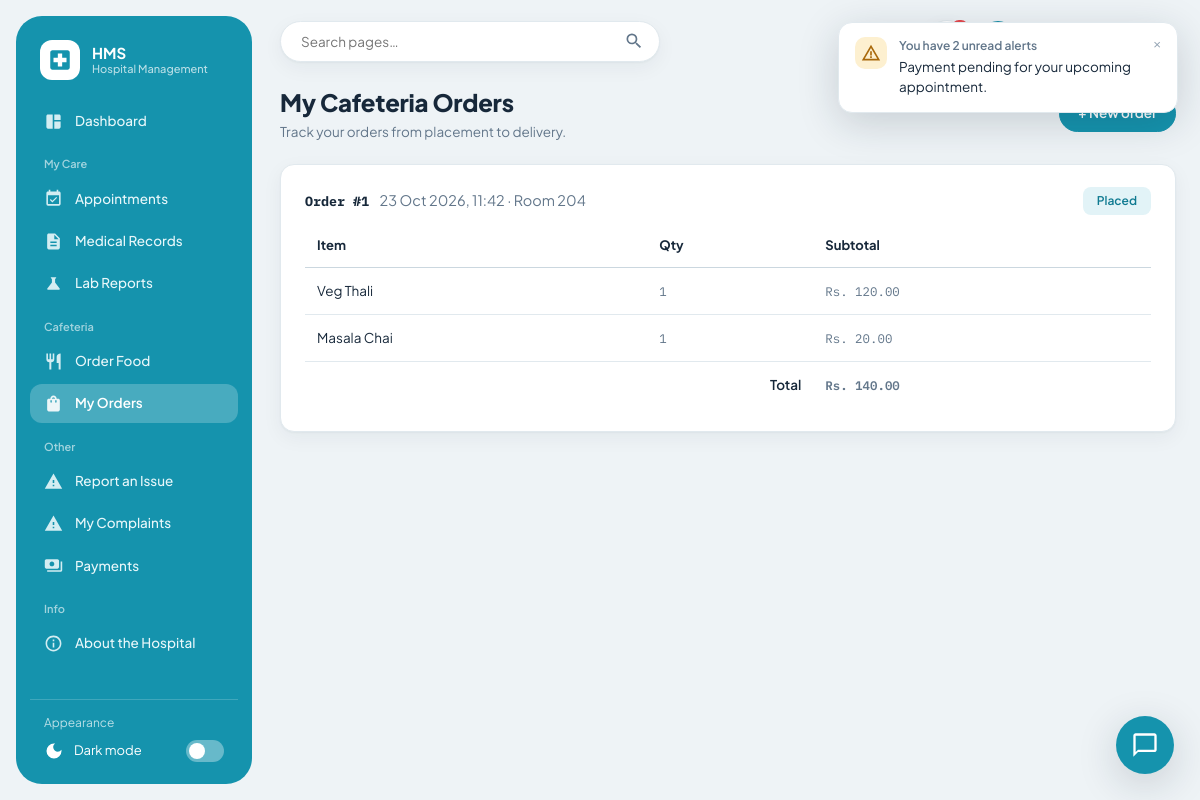
Screenshot of /cafeteria/my-orders (signed in) with the database file from the repository.
### models.py (models this page shows, shortened)
class CafeteriaOrder(db.Model):
    __tablename__ = "cafeteria_orders"
    id = db.Column(db.Integer, primary_key=True)
    user_id = db.Column(db.Integer, db.ForeignKey("users.id"), nullable=False)
    delivery_location = db.Column(db.String(120), nullable=False)  # e.g. "Room 204" / "Doctor's Lounge"
    status = db.Column(db.String(20), default="Pending Payment")
    payment_status = db.Column(db.String(20), default="Pending")  # Pending / Paid
    total_amount = db.Column(db.Float, default=0.0)
    order_date = db.Column(db.DateTime, default=datetime.utcnow)
    user = db.relationship("User", backref="cafeteria_orders")
    items = db.relationship("CafeteriaOrderItem", backref="order", lazy=True, cascade="all, delete-orphan")

class CafeteriaOrderItem(db.Model):
    __tablename__ = "cafeteria_order_items"
    id = db.Column(db.Integer, primary_key=True)
    order_id = db.Column(db.Integer, db.ForeignKey("cafeteria_orders.id"), nullable=False)
    cafeteria_item_id = db.Column(db.Integer, db.ForeignKey("cafeteria_items.id"), nullable=False)
    quantity = db.Column(db.Integer, nullable=False)
    price_at_order = db.Column(db.Float, nullable=False)
    cafeteria_item = db.relationship("CafeteriaItem")
    @property
    def subtotal(self):
        return self.quantity * self.price_at_order

class CafeteriaItem(db.Model):
    __tablename__ = "cafeteria_items"
    id = db.Column(db.Integer, primary_key=True)
    name = db.Column(db.String(120), nullable=False)
    category = db.Column(db.String(60))  # Meals / Beverages / Snacks / Desserts
    price = db.Column(db.Float, nullable=False)
    description = db.Column(db.String(255))
    available = db.Column(db.Boolean, default=True)
    image = db.Column(db.String(120), nullable=True)  # file name inside static/img/cafeteria/

### routes/cafeteria.py (the view)
@cafeteria_bp.route("/my-orders")
@login_required(roles=["doctor", "patient"])
def my_orders():
    user = get_current_user()
    orders = (CafeteriaOrder.query.filter_by(user_id=user.id)
              .order_by(CafeteriaOrder.order_date.desc()).all())
    return render_template("cafeteria/my_orders.html", orders=orders)

### routes/auth_utils.py (called while the page is built)
def get_current_user():
    if "user_id" not in session:
        return None
    if not hasattr(g, "_current_user"):
        g._current_user = User.query.get(session["user_id"])
    return g._current_user

def login_required(roles=None):
    def decorator(view_func):
        @wraps(view_func)
        def wrapped(*args, **kwargs):
            user = get_current_user()
            if user is None:
                flash("Please log in to continue.", "error")
                return redirect(url_for("auth.portal"))
            if roles and user.role not in roles:
                flash("You don't have access to that page.", "error")
                return redirect(url_for("auth.dashboard_redirect"))
            return view_func(*args, **kwargs)
        return wrapped
    return decorator

### templates/cafeteria/my_orders.html (shortened to what this page needs)
{% extends "base.html" %}
{% block content %}
<div class="page-header">
  <div>
    <h2>My Cafeteria Orders</h2>
    <p class="subtitle">Track your orders from placement to delivery.</p>
  </div>
  <a class="btn btn-primary" href="{{ url_for('cafeteria.menu') }}">+ New order</a>
</div>
{% for o in orders %}
<div class="panel" style="margin-bottom: 14px;">
  <div style="display:flex; justify-content:space-between; align-items:center; margin-bottom:10px;">
    <div>
      <strong class="mono">Order #{{ o.id }}</strong>
      <span class="text-muted" style="margin-left:8px;">{{ o.order_date.strftime('%d %b %Y, %H:%M') }} &middot; {{ o.delivery_location }}</span>
    </div>
    <div>
      {% if o.payment_status != 'Paid' %}
        <a class="btn btn-sm btn-primary" href="{{ url_for('payments.pay', purpose='cafeteria', reference_id=o.id) }}">Pay now</a>
      {% else %}
        <span class="badge {{ 'badge-completed' if o.status == 'Delivered' else ('badge-alert' if o.status == 'Cancelled' else 'badge-booked') }}">{{ o.status }}</span>
      {% endif %}
    </div>
  </div>
  <table>
    <thead><tr><th>Item</th><th>Qty</th><th>Subtotal</th></tr></thead>
    <tbody>
      {% for line in o.items %}
      <tr>
        <td>{{ line.cafeteria_item.name if line.cafeteria_item else 'Item removed' }}</td>
        <td class="mono">{{ line.quantity }}</td>
        <td class="mono">Rs. {{ "%.2f"|format(line.subtotal) }}</td>
      </tr>
      {% endfor %}
      <tr><td colspan="2" style="text-align:right; font-weight:600;">Total</td><td class="mono" style="font-weight:600;">Rs. {{ "%.2f"|format(o.total_amount) }}</td></tr>
    </tbody>
  </table>
</div>
{% else %}
<div class="panel"><div class="empty-state"><div class="big">You haven't placed any orders yet.</div>
  <a class="btn btn-primary" href="{{ url_for('cafeteria.menu') }}">Browse the menu</a>
</div></div>
{% endfor %}
{% endblock %}

### static/css/style.css (style rules this page uses)
:root { --bg: #EEF3F6; --panel: #FFFFFF; --panel-soft: #F6FAFB; --ink: #17283A; --muted-ink: #62768A; --faint-ink: #93A3B3; --primary: #1593AD; --primary-dark: #0F7A91; --primary-soft: #E2F3F7; --primary-ink: #0B5E70; --sidebar: #1593AD; --sidebar-ink: #E8F7FA; --sidebar-active: rgba(255, 255, 255, 0.22); --border: #E1E9EE; --border-strong: #CBD7DF; --alert: #C0392B; --alert-bg: #FDE9E6; --alert-border: #F4C6BF; --success: #228B5B; --success-bg: #DDF5E7; --success-border: #B7E6CB; --warn: #A9690B; --warn-bg: #FDF0D0; --warn-border: #F2DB9C; --info-bg: #E2F3F7; --info: #0F7A91; --radius: 14px; --radius-sm: 10px; --shadow: 0 1px 2px rgba(23, 40, 58, 0.04), 0 6px 20px rgba(23, 40, 58, 0.05); --shadow-pop: 0 10px 40px rgba(23, 40, 58, 0.18); --font-ui: "Plus Jakarta Sans", "Nunito Sans", -apple-system, "Segoe UI", system-ui, sans-serif; --font-mono: "IBM Plex Mono", "SFMono-Regular", Menlo, Consolas, monospace; }
* { box-sizing: border-box; }
html, body { margin: 0; padding: 0; background: var(--bg); color: var(--ink); font-family: var(--font-ui); font-size: 14.5px; line-height: 1.5; -webkit-font-smoothing: antialiased; }
a { color: var(--primary-dark); text-decoration: none; }
.page-header { display: flex; align-items: center; justify-content: space-between; margin-bottom: 22px; gap: 16px; flex-wrap: wrap; }
.page-header h2 { font-size: 24px; font-weight: 800; margin: 0 0 2px; letter-spacing: -0.01em; }
.page-header .subtitle { color: var(--muted-ink); font-size: 13.5px; margin: 0; max-width: 640px; }
.btn { display: inline-flex; align-items: center; justify-content: center; gap: 7px; padding: 10px 18px; border-radius: 999px; border: 1px solid var(--border-strong); background: var(--panel); color: var(--ink); font-size: 13.5px; font-weight: 600; font-family: inherit; cursor: pointer; line-height: 1.1; }
.btn-primary { background: var(--primary); border-color: var(--primary); color: #fff; }
.panel { background: var(--panel); border: 1px solid var(--border); border-radius: var(--radius); padding: 22px 24px; box-shadow: var(--shadow); }
table { width: 100%; border-collapse: collapse; font-size: 13.5px; }
thead th { text-align: left; font-weight: 700; color: var(--ink); font-size: 13px; padding: 11px 12px; border-bottom: 1px solid var(--border-strong); white-space: nowrap; }
tbody td { padding: 13px 12px; border-bottom: 1px solid var(--border); vertical-align: middle; color: var(--muted-ink); }
tbody td:first-child, tbody td a { color: inherit; }
tbody tr:last-child td { border-bottom: 0; }
.panel > table, .panel { overflow-x: auto; }
.mono { font-family: var(--font-mono); font-size: 0.92em; }
.badge { display: inline-block; padding: 4px 13px; border-radius: 8px; font-size: 12px; font-weight: 600; border: 1px solid transparent; white-space: nowrap; }
.badge-booked { background: var(--info-bg); color: var(--info); border-color: transparent; }
.text-muted { color: var(--muted-ink); }

### rows the page displays
CafeteriaOrder: id "1", order_date "23 Oct 2026, 11:42", delivery_location "Room 204", status "Placed", total_amount "140.00"
CafeteriaOrderItem: cafeteria_item "Veg Thali", quantity "1", subtotal "120.00"
CafeteriaOrderItem: cafeteria_item "Masala Chai", quantity "1", subtotal "20.00"

### other values shown
{{ label }} "Dashboard Appointments Medical Records Lab Reports Order Food My Orders Report an Issue My Complaints Payments About the Hospital"
